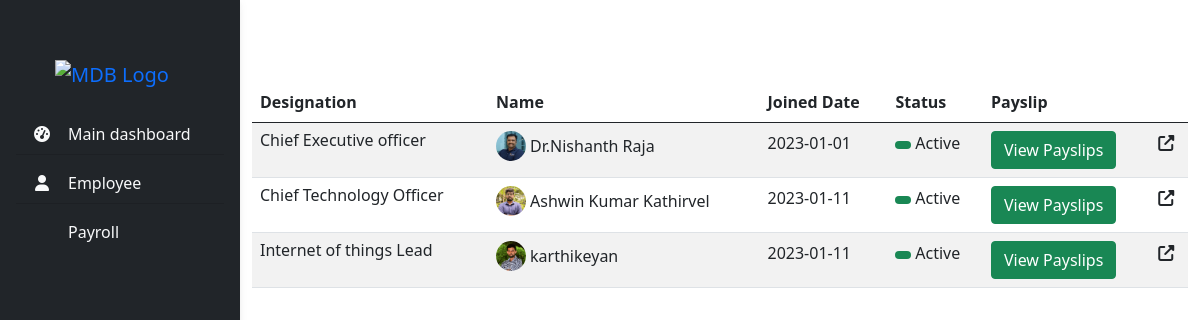
Page /payroll.php (signed in) on the committed database.
### tables this page shows
CREATE TABLE `employee` (
  `s_no` int(11) NOT NULL,
  `id` varchar(30) NOT NULL,
  `name` varchar(30) NOT NULL,
  `uan` varchar(30) NOT NULL,
  `desig` varchar(30) NOT NULL,
  `dep` varchar(30) NOT NULL,
  `dj` varchar(30) NOT NULL,
  `bank` varchar(30) NOT NULL,
  `acc` varchar(30) NOT NULL,
  `ifsc` varchar(30) NOT NULL,
  `branch` varchar(30) NOT NULL,
  `photo` varchar(100) NOT NULL,
  `docs` varchar(100) NOT NULL
);

### payroll.php (the view, shortened to what this page needs)
<?php
require "conn.php";
?>
<!DOCTYPE html>
<html lang="en">
<head>
    <link rel="stylesheet" href="./css/bootstrap.min.css">
    <link rel="stylesheet" href="./css/mm.css">
    <link rel="stylesheet" href="https://cdnjs.cloudflare.com/ajax/libs/font-awesome/4.7.0/css/font-awesome.min.css">
    <link href="https://cdn.jsdelivr.net/npm/bootstrap@5.0.2/dist/css/bootstrap.min.css" rel="stylesheet">
</head>
<body>
<header>
  <nav id="sidebarMenu" class="collapse d-lg-block sidebar collapse bg-dark">
  <center><a class="navbar-brand" href="#">
        <img src="https://xyma.org.in/utmaps/customer/Logo_Xyma.png" width="50%" alt="MDB Logo"
          loading="lazy" />
      </a></center>
    <div class="position-sticky">
      <div class="list-group list-group-flush mx-3 mt-4">
        <a href="index.php" class="list-group-item list-group-item-action py-2 ripple bg-dark text-light mb-2" aria-current="true">
          <i class="fas fa-tachometer-alt fa-fw me-3"></i><span>Main dashboard</span>
        </a>
        <a href="index.php" class="list-group-item list-group-item-action py-2 ripple bg-dark text-light mb-2"><i
            class="fas fa-user fa-fw me-3"></i><span>Employee</span></a>
        <a href="payroll.php" class="list-group-item list-group-item-action py-2 ripple bg-dark text-light"><span>Payroll</span></a>
      </div>
    </div>
  </nav>
<main style="margin-top: 58px;">
  <div class="container pt-4">
  <div class="table-responsive">
            <table class="table table-striped table-white text-dark table-hover">
                <thead>
                    <tr>
                        <th colspan="2">Designation</th>
                        <th>Name</th>
                        <th>Joined Date</th>
                        <th>Status</th>
                        <th colspan="2">Payslip</th>
                    </tr>
                </thead>
                <tbody>
                <?php
                $sql = "SELECT * FROM employee";
                $result = mysqli_query($conn, $sql);
                while($row = mysqli_fetch_array($result))
                {
                ?>
                    <tr>
                        <td colspan="2">
                            <h6><?php echo $row['desig']; ?></h6>
                        </td>
                        <td>
                            <div class="d-flex align-items-center"><img class="rounded-circle" src="./images/<?=$row['photo']; ?>" width="30"><span class="ml-2 ms-1"><?php echo $row['name']; ?></span></div>
                        </td>
                        <td><?php echo $row['dj']; ?><br></td>
                        <td class="font-weight-bold"><span class="badge bg-success badge-dot"> </span> Active</td>
                        <td><a href="payslips.php?id=<?php echo $row['id']; ?>" class="btn btn-success">View Payslips</td>
                        <td><i class="fa fa-external-link external-link"></i></td>
                    </tr>
                    <?php } ?>
                </tbody>
            </table>
        </div>
  </div>
</main>
</body>
</html>

### css/mm.css (style rules this page uses)
body { background-color: #fbfbfb; }
@media (min-width: 991.98px) { main { padding-left: 240px; } }
.sidebar { position: fixed; top: 0; bottom: 0; left: 0; padding: 58px 0 0; box-shadow: 0 2px 5px 0 rgb(0 0 0 / 5%), 0 2px 10px 0 rgb(0 0 0 / 5%); width: 240px; z-index: 600; background:blue; }

### rows in the picture
employee: desig "Chief Executive officer", photo (picture), name "Dr.Nishanth Raja", dj "2023-01-01"
employee: desig "Chief Technology Officer", photo (picture), name "Ashwin Kumar Kathirvel", dj "2023-01-11"
employee: desig "Internet of things Lead", photo (picture), name "karthikeyan", dj "2023-01-11"
